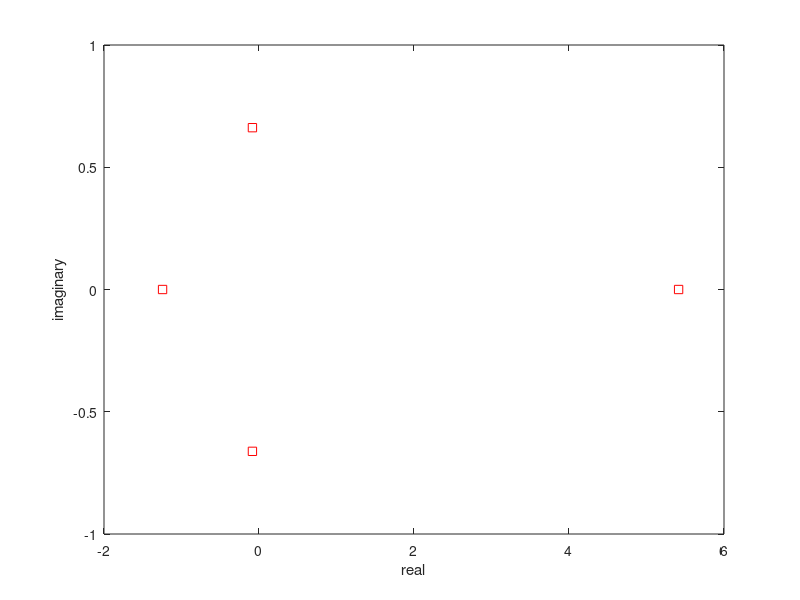

MATLAB code to generate this figure:
function [] = getComplexGraph2()
    rex1 = -1.24445;
    imx1 = 0;
    rex2 = 5.41415;
    imx2 = 0;
    rex3 = -0.08485;
    imx3 = 0.66186;
    rex4 = -0.08485;
    imx4 = -0.66186;
    plot(rex1,imx1,'rs',rex2,imx2,'rs',rex3,imx3,'rs',rex4,imx4,'rs');
    xlabel('real');
    ylabel('imaginary');
end

